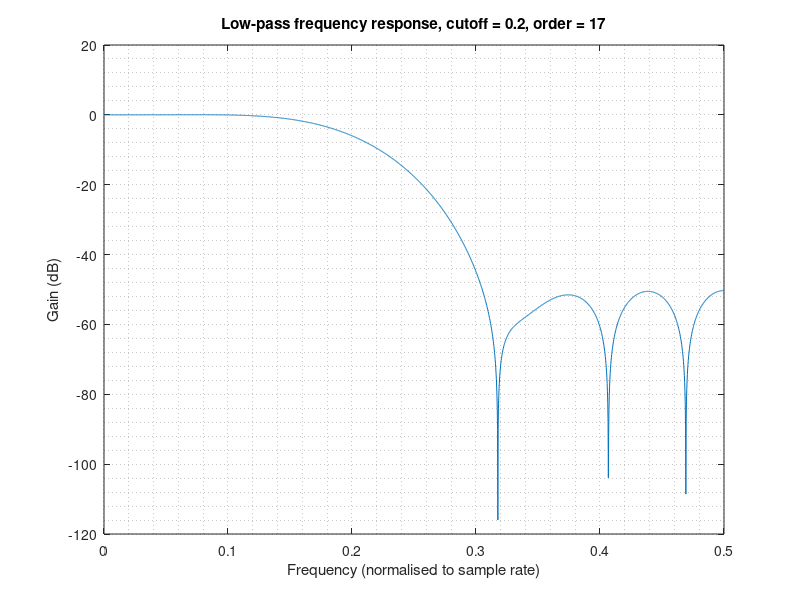

Recreate this plot in MATLAB.
% Calculates FIR low-pass filter coefficients using the window design method.
%
% This is a GNU Octave script file. It will probably work with Matlab as well.
% It has been run successfully on GNU Octave 3.2.2.

% Parameters.
HALF_ORDER = 8;
ORDER = 2 * HALF_ORDER + 1;
CUTOFF_FREQUENCY = 0.2;
FFT_SIZE = 4096;

% Calculate and display filter coefficients (in Q16.16 fixed-point
% representation).
filter_coefficients = sinc(2 * CUTOFF_FREQUENCY * [-HALF_ORDER:HALF_ORDER].') .* hamming(ORDER);
filter_coefficients_sum = sum(filter_coefficients);
filter_coefficients = filter_coefficients / filter_coefficients_sum;
integer_coefficients = round(filter_coefficients * (2 ^ 16));
filter_coefficients = integer_coefficients / (2 ^ 16);
num2str(integer_coefficients, 12)

% Plot frequency response.
filter_response = abs(fft(filter_coefficients, FFT_SIZE)) .^ 2;
filter_response = filter_response(1: FFT_SIZE / 2);
plot([0:(FFT_SIZE / 2) - 1] / FFT_SIZE, log10(filter_response.') * 10);
title(["Low-pass frequency response, cutoff = ", num2str(CUTOFF_FREQUENCY), ", order = ", num2str(ORDER)]);
xlabel("Frequency (normalised to sample rate)");
ylabel("Gain (dB)");
grid("minor");
